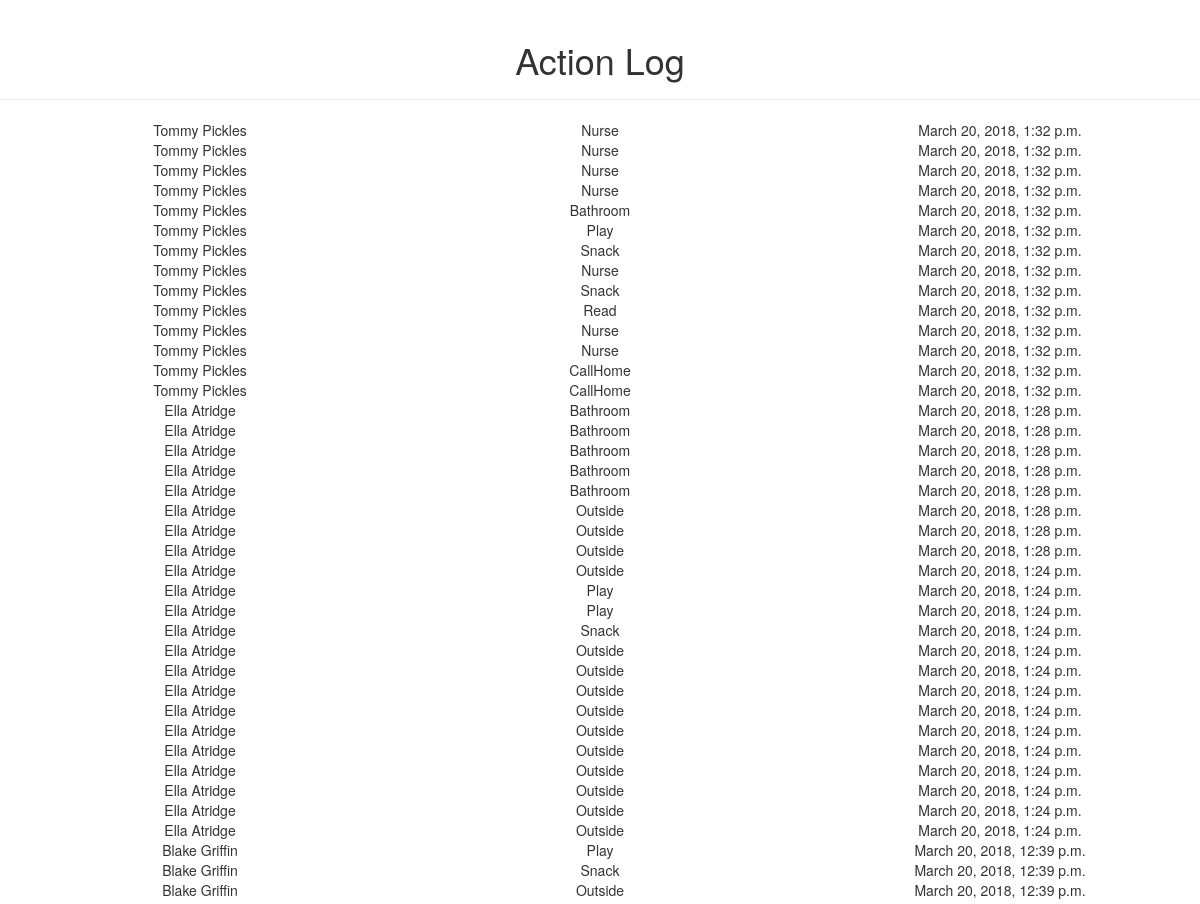
Before: /actions/ (upper part) with the older database file.
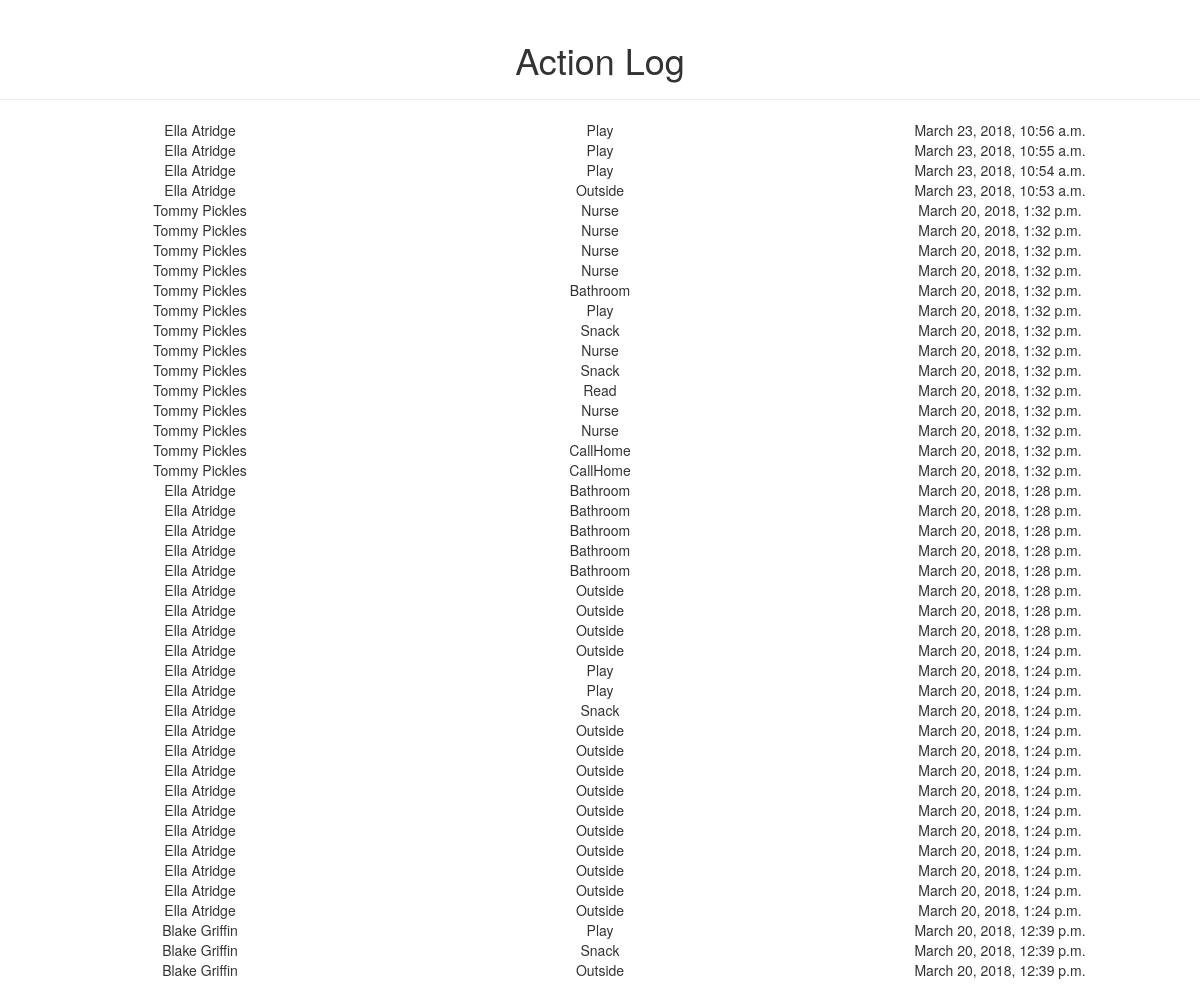
After: the same page with the newer database file.
### webApp/models.py (models this page shows, shortened)
class Action(models.Model):
    ACTION_CHOICES = [('S', 'Snack'), ('P', 'Play'), ('O', 'Outside'), ('B', 'Bathroom'), ('C', 'CallHome'), ('N', 'Nurse'), ('R', 'Read')]
    time = models.DateTimeField()
    action = models.CharField(max_length=1, choices=ACTION_CHOICES)
    student = models.ForeignKey('Student', on_delete=models.CASCADE)
    class Meta:
        ordering = ['-time']

class Student(models.Model):
    first_name = models.CharField(max_length=50)
    last_name = models.CharField(max_length=50)
    date_of_birth = models.DateField()
    gender = models.CharField(max_length=10, choices=[('M', 'Male'), ('F', 'Female')])
    def __str__(self):
        return(self.first_name + ' ' + self.last_name)
    class Meta:
        unique_together = [("first_name", "last_name", "date_of_birth")]
        ordering = ['last_name']

### webApp/views.py (the view)
# urls.py: url(r'^actions/$', views.action_log, name='action_log'),
def action_log(request):
    actions = Action.objects.all()
    return render(request, 'action_log.html', {'actions': actions})

### webApp/templates/action_log.html
{% extends "base.html" %}
{% block content %}
<div class="page-header">
  <h1 class="text-center"> Action Log </h1>
</div>
{% for action in actions %}
  <div class="text-center">
    <div class="col-md-4">
      {{ action.student }}
    </div>
    <div class="col-md-4">
        {{ action.get_action_display }}
    </div>
    <div class="col-md-4">
        {{ action.time }}
    </div>
  </div>
{% endfor %}
{% endblock %}

Changed rows visible on the page:
added Action: student "Ella Atridge", action "Play", time "March 23, 2018, 10:56 a.m."
added Action: student "Ella Atridge", action "Play", time "March 23, 2018, 10:55 a.m."
added Action: student "Ella Atridge", action "Play", time "March 23, 2018, 10:54 a.m."
added Action: student "Ella Atridge", action "Outside", time "March 23, 2018, 10:53 a.m."
